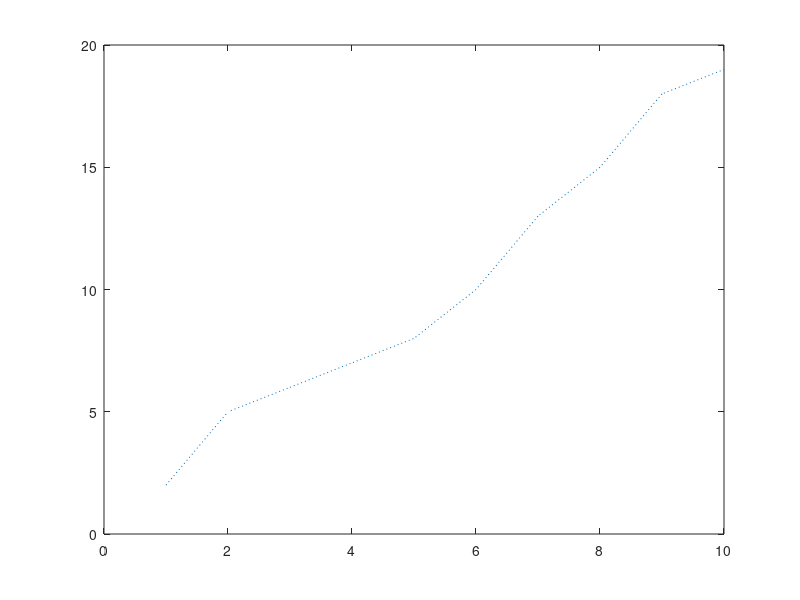

MATLAB code for this plot: (Note: this script raises an error after producing the figure.)
x = 1:1:10; 
y = [2 5 6 7 8 10 13 15 18 19];
ln = plot(x,y,':')
xlim([0 10])
ylim([0 20])
ln.LineWidth = 2;
ln.Color = [1 0 0];
ln.Marker = 'o';
ln.MarkerEdgeColor = 'g';
ln.MarkerSize = 12;
ln.MarkerFaceColor = 'y';